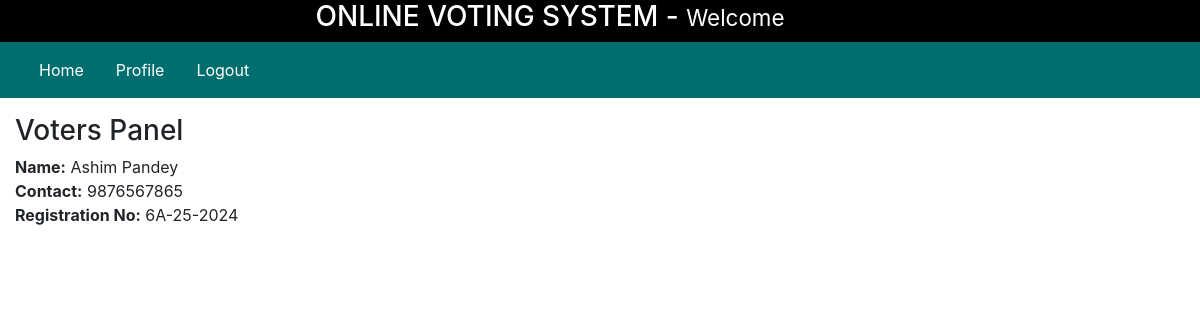
Page /voters/profile.php (signed in) on the committed database.
### tables this page shows
CREATE TABLE `users` (
  `id` int(11) NOT NULL,
  `Name` varchar(255) DEFAULT NULL,
  `Contact` bigint(45) DEFAULT NULL,
  `Registration_No` varchar(255) NOT NULL,
  `Password` text DEFAULT NULL,
  `user_role` varchar(45) DEFAULT 'voter'
);

### voters/profile.php (the view, shortened to what this page needs)
<?php
require_once("inc/header.php");
require_once("inc/navigation.php");
$db = mysqli_connect("localhost", "root", "", "project") or die("Connectivity Failed");
echo '<div class="row my-3">';
echo '<div class="col-12">';
echo '<h3>Voters Panel</h3>';
$id = $_SESSION['user_id'];
$queryVoters = "SELECT Name, Contact, Registration_No FROM users WHERE id= '$id'";
$resultVoters = mysqli_query($db, $queryVoters);
if (mysqli_num_rows($resultVoters) > 0) {
    while ($voter = mysqli_fetch_assoc($resultVoters)) {
        $name = htmlspecialchars($voter['Name']);
        $contact = htmlspecialchars($voter['Contact']);
        $registrationNo = htmlspecialchars($voter['Registration_No']);
        echo '<div class="section mb-3">';
        echo '<div><strong>Name:</strong> ' . $name . '</div>';
        echo '<div><strong>Contact:</strong> ' . $contact . '</div>';
        echo '<div><strong>Registration No:</strong> ' . $registrationNo . '</div>';
        echo '</div>';
    }
} else {
    echo '<p>No voter data found.</p>';
}
echo '</div>';
echo '</div>';
require_once("inc/footer.php");
?>

### rows in the picture
users: Name "Ashim Pandey", Contact "9876567865", Registration_No "6A-25-2024"
